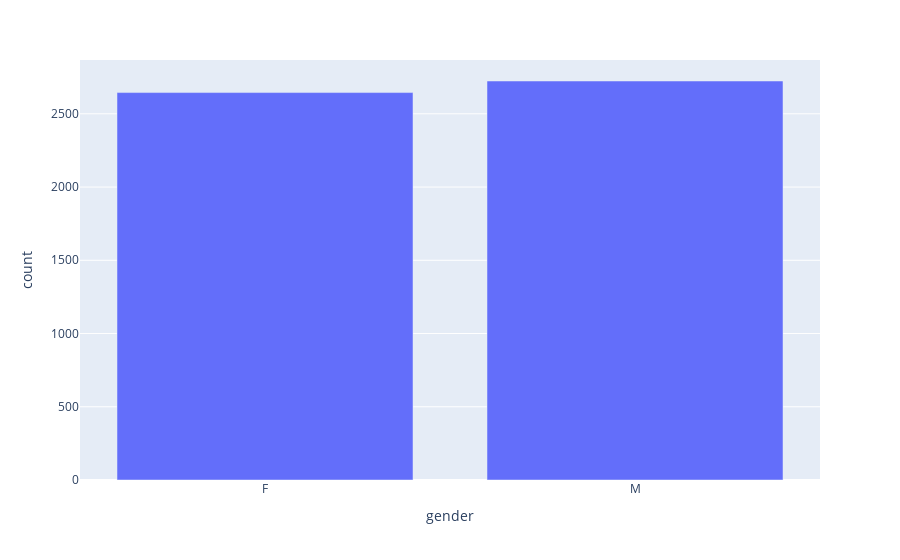

The notebook cell saved with this chart:
### Code cell
plot_categorical_variable_distribution('gender', 'client')

### Figure 1 — Plotly figure (JSON) as saved in the notebook; plotly's stock layout.template omitted (floating-point values rounded to 4 significant figures)
{"data": [{"hovertemplate": "gender=%{x}<br>count=%{y}<extra></extra>", "legendgroup": "", "marker": {"color": "#636efa", "pattern": {"shape": ""}}, "name": "", "orientation": "v", "showlegend": false, "textposition": "auto", "type": "bar", "x": ["F", "M"], "xaxis": "x", "y": [2645, 2724], "yaxis": "y"}], "layout": {"barmode": "relative", "legend": {"tracegroupgap": 0}, "margin": {"t": 60}, "xaxis": {"anchor": "y", "domain": [0, 1], "title": {"text": "gender"}}, "yaxis": {"anchor": "x", "domain": [0, 1], "title": {"text": "count"}}}}
